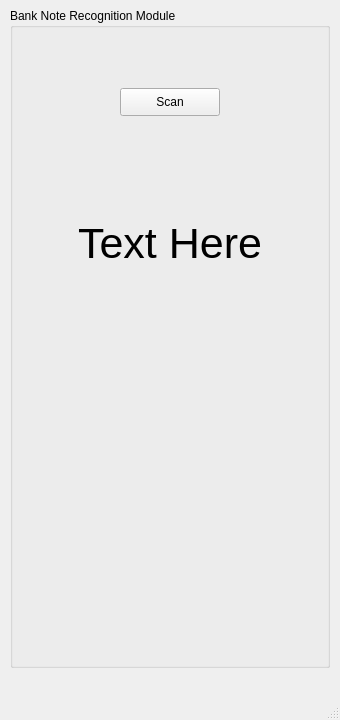
<?xml version="1.0" encoding="UTF-8"?>
<ui version="4.0">
 <class>Module2</class>
 <widget class="QMainWindow" name="Module2">
  <property name="geometry">
   <rect>
    <x>0</x>
    <y>0</y>
    <width>340</width>
    <height>720</height>
   </rect>
  </property>
  <property name="windowTitle">
   <string>Module2</string>
  </property>
  <widget class="QWidget" name="centralwidget">
   <widget class="QGroupBox" name="groupBox">
    <property name="geometry">
     <rect>
      <x>10</x>
      <y>8</y>
      <width>320</width>
      <height>660</height>
     </rect>
    </property>
    <property name="title">
     <string>Bank Note Recognition Module</string>
    </property>
    <widget class="QPushButton" name="pushButton_scan">
     <property name="geometry">
      <rect>
       <x>110</x>
       <y>80</y>
       <width>100</width>
       <height>28</height>
      </rect>
     </property>
     <property name="text">
      <string>Scan</string>
     </property>
    </widget>
    <widget class="QLabel" name="label_rm">
     <property name="geometry">
      <rect>
       <x>10</x>
       <y>200</y>
       <width>300</width>
       <height>71</height>
      </rect>
     </property>
     <property name="font">
      <font>
       <pointsize>32</pointsize>
       <weight>50</weight>
       <bold>false</bold>
      </font>
     </property>
     <property name="text">
      <string>Text Here</string>
     </property>
     <property name="alignment">
      <set>Qt::AlignCenter</set>
     </property>
    </widget>
   </widget>
  </widget>
  <widget class="QStatusBar" name="statusbar"/>
 </widget>
 <resources/>
 <connections/>
</ui>
